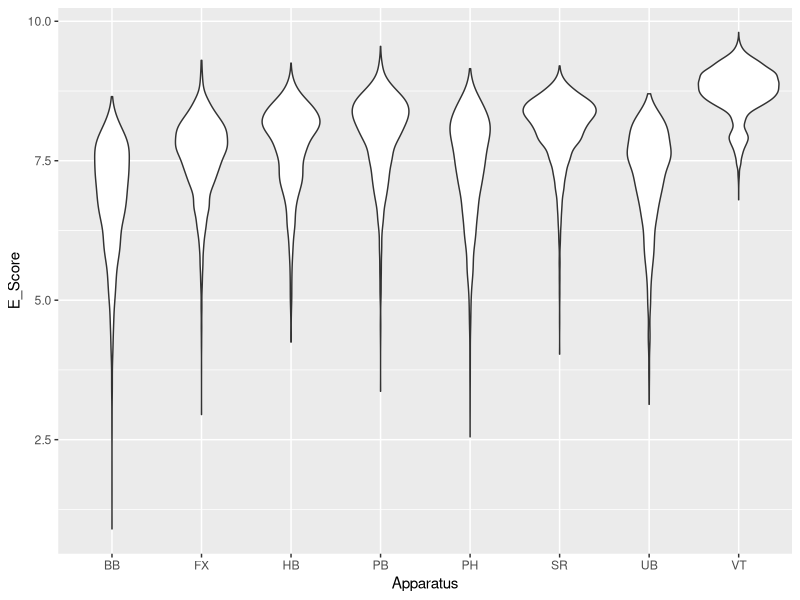

This figure's R source:
## ---- chunk 1
knitr::opts_chunk$set(echo = TRUE)
library(ggplot2)
library(dplyr)
## ---- chunk 2
gym_data = read.csv("data_2022_2023.csv")
head(gym_data)
## ---- chunk 3
#Cleaning hb issue
gym_data$Apparatus[gym_data$Apparatus == "hb"] <- "HB"
## ---- chunk 4
#Gymnasts vault two times, which is in the data as VT1 and VT2 (or if just once VT)
#Renaming these to all just be VT, because they're all data on vaults
gym_data$Apparatus[gym_data$Apparatus == "VT1"] <- "VT"
gym_data$Apparatus[gym_data$Apparatus == "VT2"] <- "VT"

#Making a US Binary variable
gym_data <- gym_data %>%
  mutate(Nation = case_when(Country == "USA" ~ "USA",
                              Country != "USA" ~ "Other"))

men_gym_data <- gym_data[gym_data$Gender == "m", ]
women_gym_data <- gym_data[gym_data$Gender != "m", ]
## ---- chunk 5
men_gym_data %>%
  group_by(Apparatus)%>%
  summarize(max(Score))

women_gym_data %>%
  group_by(Apparatus)%>%
  summarize(max(Score))
## ---- chunk 6
men_gym_data %>%
  group_by(LastName, Competition)%>%
  filter(Apparatus == "PB")%>%
  summarize(max(Score))
## ---- chunk 7
gym_data %>%
  group_by(Competition, Round)%>%
  summarize(max(Score))
## ---- chunk 8
women_gym_data %>%
  filter(Apparatus == "UB")%>%
  group_by(LastName, Rank, Competition)%>%
  summarize(min(Rank))%>%
  arrange(Rank)

women_gym_data %>%
  group_by(LastName)%>%
  filter(Rank == 1) %>%
  count(Rank == 1)%>%
  arrange(desc(n))
  
men_gym_data %>%
  group_by(LastName)%>%
  filter(Rank == 1) %>%
  count(Rank == 1)%>%
  arrange(desc(n))
## ---- chunk 9
ggplot(data = gym_data, aes(x = Apparatus, y = E_Score))+
  geom_violin()
